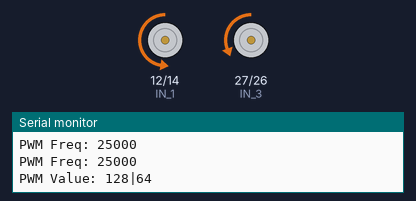
Recording of a sketch running on a simulated ESP32. On the bench: motor-driver pin pairs drawn as motors (green arrow = first pin HIGH = forward, orange = second pin HIGH = backward, longer = more drive, scaled by the enable pin), the last lines printed to the serial monitor.

Above: at 1.0 s.
At 3.0 s:
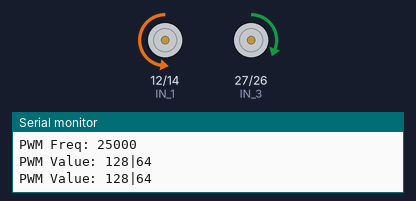
At 5.0 s:
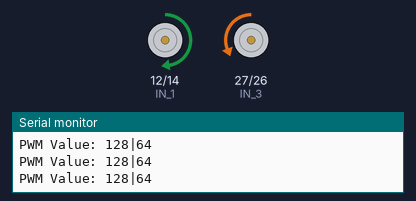
At 7.0 s:
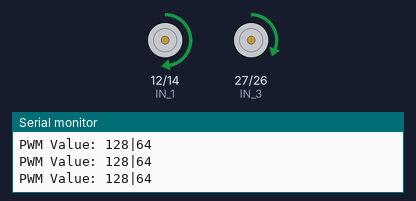
Timing chart, 0 to 10.4 s (numbered marks = the images above):
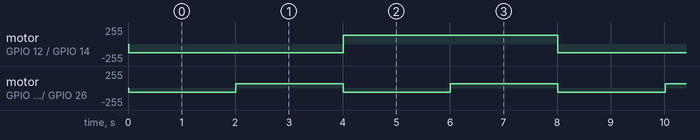

Measured:
- by itself, motor on GPIO 12 (IN_1) / GPIO 14 (IN_2): alternates forward 128/255 for 4.0 s and backward 128/255 for 4.0 s
- by itself, motor on GPIO 27 (IN_3) / GPIO 26 (IN_4): alternates forward 64/255 for 2.0 s and backward 64/255 for 2.0 s

The sketch:

TEST_MOTOR.ino
```cpp
//motor 1 (Moving)
const int EN_A = 13;
const int IN_1 = 12;
const int IN_2 = 14;
//motor 2 (Steering)
const int EN_B = 25;
const int IN_3 = 27;
const int IN_4 = 26;

//setup pwm pins
const int pwm_freq = 25000;
const int pwm_channel_1 = 0;
const int pwm_channel_2 = 1;
const int pwm_resolution = 8;

void pwmLimiter(int* pwm_1, int* pwm_2){
  int pwm_1_max = 128, pwm_2_max = 64;
  if(*pwm_1 > pwm_1_max) *pwm_1 = pwm_1_max;
  if(*pwm_2 > pwm_2_max) *pwm_2 = pwm_2_max;
}

void moveMotor(int pwm_1, int pwm_2){
  if(pwm_1 < 0){
    pwm_1 *= -1;
    digitalWrite(IN_1, HIGH);
    digitalWrite(IN_2, LOW);
  }
  else{
    digitalWrite(IN_1, LOW);
    digitalWrite(IN_2, HIGH);
  }
  if(pwm_2 < 0){
    pwm_2 *= -1;
    digitalWrite(IN_3, HIGH);
    digitalWrite(IN_4, LOW);
  }
  else{
    digitalWrite(IN_3, LOW);
    digitalWrite(IN_4, HIGH);
  }
  pwmLimiter(&pwm_1, &pwm_2);
  Serial.print("PWM Value: ");
  Serial.print(pwm_1);
  Serial.print("|");
  Serial.print(pwm_2);
  Serial.println();
  ledcWrite(pwm_channel_1, pwm_1);
  ledcWrite(pwm_channel_2, pwm_2);
}

void setup() {
  Serial.begin(9600);
  Serial.println("ESP32 Initialized..");

  pinMode(EN_A, OUTPUT);
  pinMode(EN_B, OUTPUT);
  pinMode(IN_1, OUTPUT);
  pinMode(IN_2, OUTPUT);
  pinMode(IN_3, OUTPUT);
  pinMode(IN_4, OUTPUT);

  int freq_1 = ledcSetup(pwm_channel_1, pwm_freq, pwm_resolution);
  if(freq_1 == 0){
    Serial.println("Error occured in configuring pwm channel 1! Returning..");
    return;
  }
  else{
    Serial.print("PWM Freq: ");
    Serial.println(freq_1);
  }
  ledcAttachPin(EN_A, pwm_channel_1);
  int freq_2 = ledcSetup(pwm_channel_2, pwm_freq, pwm_resolution);
  if(freq_2 == 0){
    Serial.println("Error occured in configuring pwm channel 2! Returning..");
    return;
  }
  else{
    Serial.print("PWM Freq: ");
    Serial.println(freq_2);
  }
  ledcAttachPin(EN_B, pwm_channel_2);
}

void loop() {
  moveMotor(255, 255);
  delay(2000);
  moveMotor(255, -255);
  delay(2000);
  moveMotor(-255, 255);
  delay(2000);
  moveMotor(-255, -255);
  delay(2000);
}
```
